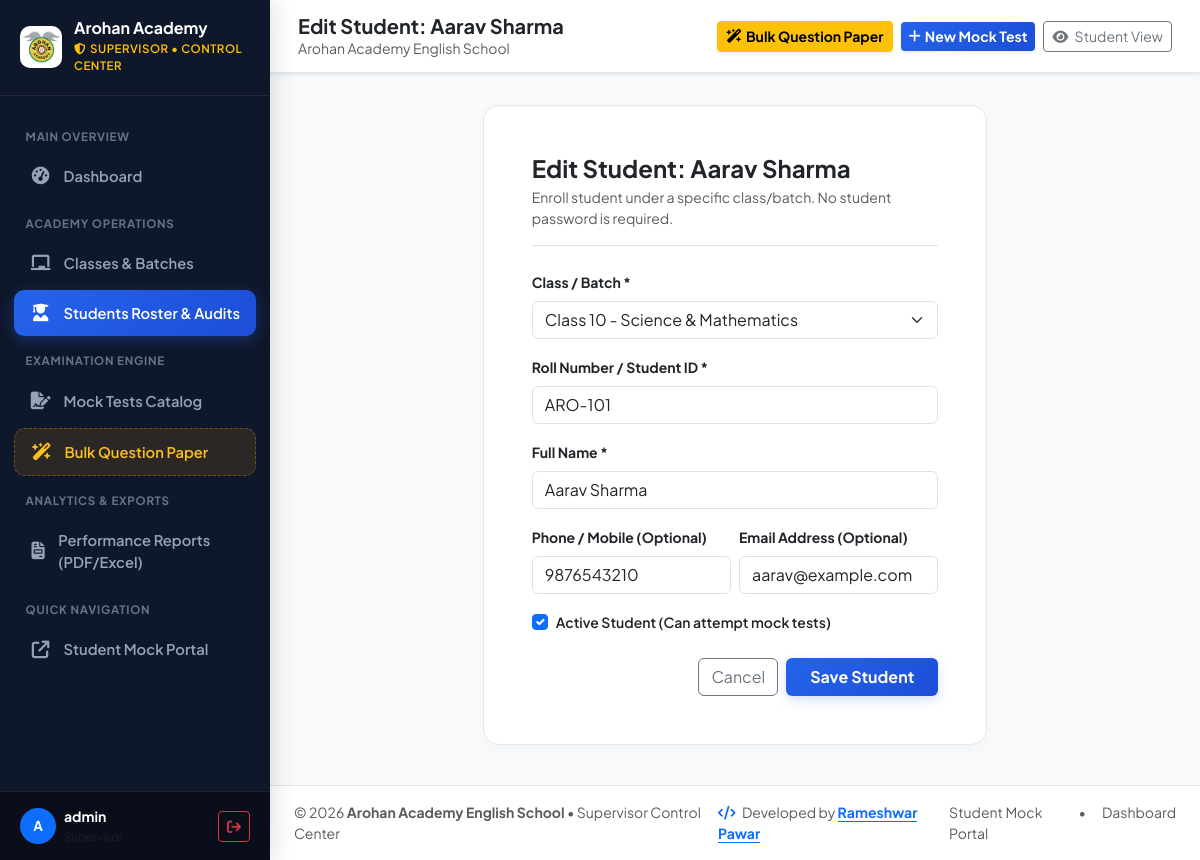
The app's page /supervisor/students/1/edit/ (signed in) with its own data.
### portal/models.py (models this page shows, shortened)
class Student(models.Model):
    student_class = models.ForeignKey(
        AcademicClass,
        on_delete=models.CASCADE,
        related_name='students',
        verbose_name="Class"
    )
    name = models.CharField(max_length=150, help_text="Student's full name")
    roll_number = models.CharField(max_length=50, help_text="Roll number or student ID")
    phone = models.CharField(max_length=25, blank=True, help_text="Optional contact number")
    email = models.EmailField(blank=True, help_text="Optional email address")
    is_active = models.BooleanField(default=True, help_text="Active students can take exams")
    created_at = models.DateTimeField(auto_now_add=True)
    updated_at = models.DateTimeField(auto_now=True)
    class Meta:
        verbose_name = "Student"
        verbose_name_plural = "Students"
        unique_together = ('student_class', 'roll_number')
        ordering = ['student_class__name', 'name']

### portal/views_supervisor.py (the view)
# urls.py: path('supervisor/students/<int:student_id>/edit/', views_supervisor.supervisor_student_edit, name='supervisor_student_edit'),
@supervisor_required
def supervisor_student_edit(request, student_id):
    student = get_object_or_404(Student, id=student_id)
    if request.method == 'POST':
        form = StudentForm(request.POST, instance=student)
        if form.is_valid():
            form.save()
            messages.success(request, f"Student '{student.name}' updated successfully.")
            return redirect('portal:supervisor_students')
    else:
        form = StudentForm(instance=student)
    return render(request, 'portal/supervisor/student_form.html', {
        'form': form,
        'student': student,
        'title': f"Edit Student: {student.name}"
    })

### portal/forms.py
class StudentForm(forms.ModelForm):
    class Meta:
        model = Student
        fields = ['student_class', 'roll_number', 'name', 'phone', 'email', 'is_active']
        widgets = {
            'student_class': forms.Select(attrs={'class': 'form-select'}),
            'roll_number': forms.TextInput(attrs={'class': 'form-control', 'placeholder': 'e.g. ARO-101'}),
            'name': forms.TextInput(attrs={'class': 'form-control', 'placeholder': 'e.g. Rahul Sharma'}),
            'phone': forms.TextInput(attrs={'class': 'form-control', 'placeholder': 'e.g. 9876543210'}),
            'email': forms.EmailInput(attrs={'class': 'form-control', 'placeholder': 'e.g. rahul@example.com'}),
            'is_active': forms.CheckboxInput(attrs={'class': 'form-check-input'}),
        }

### portal/models.py (called while the page is built)
    def __str__(self):
        return self.name

### portal/views_supervisor.py (called while the page is built)
def supervisor_required(view_func):
    decorated_view = user_passes_test(
        lambda u: u.is_authenticated and (u.is_superuser or u.is_staff),
        login_url='portal:supervisor_login'
    )(view_func)
    return decorated_view

### portal/templates/portal/supervisor/student_form.html (shortened to what this page needs)
{% extends 'portal/supervisor/base_supervisor.html' %}
{% block page_title %}{{ title }}{% endblock %}
{% block supervisor_content %}
<div class="row justify-content-center">
    <div class="col-lg-7">
        <div class="card-custom p-4 p-md-5 bg-white mb-4">
            <div class="mb-4 pb-3 border-bottom">
                <h4 class="fw-bold text-dark mb-1">{{ title }}</h4>
                <p class="text-muted small mb-0">Enroll student under a specific class/batch. No student password is required.</p>
            </div>
            <form method="POST">
                <div class="mb-3">
                    <label class="form-label fw-bold text-dark small">Class / Batch *</label>
                    {{ form.student_class }}
                </div>
                <div class="mb-3">
                    <label class="form-label fw-bold text-dark small">Roll Number / Student ID *</label>
                    {{ form.roll_number }}
                </div>
                <div class="mb-3">
                    <label class="form-label fw-bold text-dark small">Full Name *</label>
                    {{ form.name }}
                </div>
                <div class="row g-2 mb-3">
                    <div class="col-md-6">
                        <label class="form-label fw-bold text-dark small">Phone / Mobile (Optional)</label>
                        {{ form.phone }}
                    </div>
                    <div class="col-md-6">
                        <label class="form-label fw-bold text-dark small">Email Address (Optional)</label>
                        {{ form.email }}
                    </div>
                </div>
                <div class="form-check mb-4">
                    {{ form.is_active }}
                    <label class="form-check-label small fw-semibold text-dark">Active Student (Can attempt mock tests)</label>
                </div>
                <div class="d-flex justify-content-end gap-2">
                    <a href="{% url 'portal:supervisor_students' %}" class="btn btn-outline-secondary">Cancel</a>
                    <button type="submit" class="btn btn-arohan-primary px-4 fw-bold">Save Student</button>
                </div>
            </form>
        </div>
    </div>
</div>
{% endblock %}

### portal/templates/portal/supervisor/base_supervisor.html (shortened to what this page needs)
{% load static %}<!DOCTYPE html>
<html lang="en">
<head>
    <link href="https://cdn.jsdelivr.net/npm/bootstrap@5.3.3/dist/css/bootstrap.min.css" rel="stylesheet">
    <link rel="stylesheet" href="https://cdnjs.cloudflare.com/ajax/libs/font-awesome/6.5.1/css/all.min.css">
</head>
<body>
    <aside id="supervisorSidebar">
        <div class="sidebar-header">
            <a href="{% url 'portal:supervisor_dashboard' %}" class="sidebar-brand">
                <img src="{% static 'images/logo.png' %}" alt="Arohan Logo" style="height: 42px; width: 42px; object-fit: contain; background: #ffffff; border-radius: 10px; padding: 2px;">
                <div>
                    <div class="fw-bold fs-6 lh-1 text-white">Arohan Academy</div>
                    <div class="small text-warning fw-semibold mt-1" style="font-size: 0.72rem; letter-spacing: 0.5px;">
                        <i class="fa-solid fa-shield-halved me-1"></i>SUPERVISOR &bull; CONTROL CENTER
                    </div>
                </div>
            </a>
        </div>
        <div class="sidebar-nav">
            <div class="nav-category">Main Overview</div>
            <a href="{% url 'portal:supervisor_dashboard' %}" class="sidebar-link {% if request.resolver_match.url_name == 'supervisor_dashboard' %}active{% endif %}">
                <i class="fa-solid fa-gauge-high"></i>
                <span>Dashboard</span>
            </a>
            <div class="nav-category">Academy Operations</div>
            <a href="{% url 'portal:supervisor_classes' %}" class="sidebar-link {% if 'class' in request.resolver_match.url_name and 'report' not in request.resolver_match.url_name %}active{% endif %}">
                <i class="fa-solid fa-chalkboard"></i>
                <span>Classes & Batches</span>
            </a>
            <a href="{% url 'portal:supervisor_students' %}" class="sidebar-link {% if 'student' in request.resolver_match.url_name and 'report' not in request.resolver_match.url_name %}active{% endif %}">
                <i class="fa-solid fa-user-graduate"></i>
                <span>Students Roster & Audits</span>
            </a>
            <div class="nav-category">Examination Engine</div>
            <a href="{% url 'portal:supervisor_exams' %}" class="sidebar-link {% if 'exam' in request.resolver_match.url_name and 'bulk' not in request.resolver_match.url_name %}active{% endif %}">
                <i class="fa-solid fa-file-signature"></i>
                <span>Mock Tests Catalog</span>
            </a>
            <a href="{% url 'portal:supervisor_bulk_questions' %}" class="sidebar-link bulk-special {% if 'bulk' in request.resolver_match.url_name %}active{% endif %}">
                <i class="fa-solid fa-wand-magic-sparkles"></i>
                <span>Bulk Question Paper</span>
            </a>
            <div class="nav-category">Analytics & Exports</div>
            <a href="{% url 'portal:supervisor_reports_hub' %}" class="sidebar-link {% if 'report' in request.resolver_match.url_name %}active{% endif %}">
                <i class="fa-solid fa-file-invoice"></i>
                <span>Performance Reports (PDF/Excel)</span>
            </a>
            <div class="nav-category">Quick Navigation</div>
            <a href="{% url 'portal:index' %}" target="_blank" class="sidebar-link">
                <i class="fa-solid fa-arrow-up-right-from-square"></i>
                <span>Student Mock Portal</span>
            </a>
        </div>
        <div class="sidebar-footer">
            <div class="d-flex align-items-center justify-content-between">
                <div class="d-flex align-items-center gap-2">
                    <div class="bg-primary text-white rounded-circle d-flex align-items-center justify-content-center fw-bold" style="width: 36px; height: 36px; font-size: 0.85rem;">
                        {{ request.user.username|make_list|first|upper }}
                    </div>
                    <div style="line-height: 1.2;">
                        <div class="text-white small fw-bold text-truncate" style="max-width: 110px;">{{ request.user.username }}</div>
                        <span class="text-muted" style="font-size: 0.72rem;">Supervisor</span>
                    </div>
                </div>
                <a href="{% url 'portal:supervisor_logout' %}" class="btn btn-sm btn-outline-danger py-1 px-2" title="Log Out">
                    <i class="fa-solid fa-arrow-right-from-bracket"></i>
                </a>
            </div>
        </div>
    </aside>
    <div id="supervisorContent">
        <header class="supervisor-topbar shadow-sm">
            <div class="d-flex align-items-center gap-3">
                <div>
                    <h5 class="fw-bold mb-0 text-dark">{% block page_title %}Supervisor Center{% endblock %}</h5>
                    <div class="text-muted small">{% block page_subtitle %}Arohan Academy English School{% endblock %}</div>
                </div>
            </div>
            <div class="d-flex align-items-center gap-2">
                <a href="{% url 'portal:supervisor_bulk_questions' %}" class="btn btn-warning btn-sm fw-bold shadow-sm d-none d-sm-inline-flex align-items-center gap-1">
                    <i class="fa-solid fa-wand-magic-sparkles"></i> Bulk Question Paper
                </a>
                <a href="{% url 'portal:supervisor_exam_create' %}" class="btn btn-arohan-primary btn-sm fw-bold shadow-sm d-none d-sm-inline-flex align-items-center gap-1">
                    <i class="fa-solid fa-plus"></i> New Mock Test
                </a>
                <a href="{% url 'portal:index' %}" target="_blank" class="btn btn-outline-secondary btn-sm" title="View Student Mock Portal">
                    <i class="fa-solid fa-eye me-1"></i> Student View
                </a>
            </div>
        </header>
        <main class="container-fluid px-4 py-3 flex-grow-1">
            {% block supervisor_content %}{% endblock %}
        </main>
        <footer class="bg-white border-top py-3 px-4 text-muted small text-center text-md-start mt-auto">
            <div class="d-flex flex-column flex-md-row justify-content-between align-items-center gap-2">
                <div>
                    &copy; 2026 <strong>Arohan Academy English School</strong> &bull; Supervisor Control Center
                </div>
                <div>
                    <i class="fa-solid fa-code text-primary me-1"></i> Developed by
                    <a href="https://prameshwar4378.github.io/My_Portfolio/" target="_blank" rel="noopener noreferrer" class="text-primary fw-bold text-decoration-none border-bottom border-primary pb-0">
                        Rameshwar Pawar
                    </a>
                </div>
                <div class="d-flex gap-3">
                    <a href="{% url 'portal:index' %}" class="text-decoration-none text-muted">Student Mock Portal</a>
                    <span>&bull;</span>
                    <a href="{% url 'portal:supervisor_dashboard' %}" class="text-decoration-none text-muted">Dashboard</a>
                </div>
            </div>
        </footer>
    </div>
</body>
</html>

### portal/templates/portal/supervisor/base_supervisor.html (style rules this page uses)
:root { --arohan-primary: #1e3a8a; --arohan-secondary: #2563eb; --arohan-accent: #f59e0b; --arohan-success: #10b981; --arohan-danger: #ef4444; --sidebar-width: 270px; --sidebar-bg: #0f172a; --sidebar-text: #94a3b8; --sidebar-active-bg: #1e293b; --main-bg: #f8fafc; }
body { font-family: 'Plus Jakarta Sans', sans-serif; background-color: var(--main-bg); color: #1e293b; margin: 0; display: flex; min-height: 100vh; }
#supervisorSidebar { width: var(--sidebar-width); min-width: var(--sidebar-width); background: var(--sidebar-bg); color: var(--sidebar-text); display: flex; flex-direction: column; position: fixed; top: 0; bottom: 0; left: 0; z-index: 1040; box-shadow: 4px 0 24px rgba(0, 0, 0, 0.12); transition: all 0.3s ease; }
.sidebar-header { padding: 1.25rem 1.25rem; border-bottom: 1px solid rgba(255, 255, 255, 0.08); display: flex; align-items: center; justify-content: space-between; gap: 10px; }
.sidebar-brand { padding: 0; border-bottom: none; display: flex; align-items: center; gap: 12px; text-decoration: none; color: #ffffff; flex-grow: 1; min-width: 0; }
.sidebar-nav { padding: 1.25rem 0.85rem; flex-grow: 1; overflow-y: auto; display: flex; flex-direction: column; gap: 4px; }
.nav-category { font-size: 0.72rem; text-transform: uppercase; letter-spacing: 0.75px; color: #64748b; font-weight: 700; padding: 0.75rem 0.75rem 0.25rem; }
.sidebar-link { display: flex; align-items: center; gap: 12px; padding: 0.75rem 1rem; color: #94a3b8; text-decoration: none; font-weight: 600; font-size: 0.92rem; border-radius: 10px; transition: all 0.2s ease; }
.sidebar-link i { font-size: 1.1rem; width: 22px; text-align: center; transition: transform 0.2s; }
.sidebar-link.active { color: #ffffff; background: linear-gradient(135deg, #2563eb, #1d4ed8); box-shadow: 0 4px 14px rgba(37, 99, 235, 0.35); }
.sidebar-link.active i { color: #ffffff; }
.sidebar-link.bulk-special { background: rgba(245, 158, 11, 0.12); color: #fbbf24; border: 1px dashed rgba(245, 158, 11, 0.35); }
.sidebar-footer { padding: 1rem 1.25rem; border-top: 1px solid rgba(255, 255, 255, 0.08); background: #090e1a; }
#supervisorContent { margin-left: var(--sidebar-width); flex-grow: 1; display: flex; flex-direction: column; min-height: 100vh; min-width: 0; width: calc(100% - var(--sidebar-width)); max-width: calc(100% - var(--sidebar-width)); transition: all 0.3s ease; }
.supervisor-topbar { background: #ffffff; padding: 0.85rem 1.75rem; border-bottom: 1px solid #e2e8f0; position: sticky; top: 0; z-index: 1020; display: flex; align-items: center; justify-content: space-between; }
.card-custom { background: #ffffff; border-radius: 16px; border: 1px solid #e2e8f0; box-shadow: 0 4px 20px rgba(0, 0, 0, 0.03); transition: all 0.25s ease; }
.btn-arohan-primary { background: linear-gradient(135deg, #2563eb, #1d4ed8); border: none; color: #ffffff; font-weight: 600; box-shadow: 0 4px 12px rgba(37, 99, 235, 0.2); transition: all 0.2s ease; }

### records on screen
Student: student_class "Class 10 - Science & Mathematics", roll_number "ARO-101", name "Aarav Sharma", phone "9876543210", email "aarav@example.com", is_active "☑"

### other values on screen
{{ request.user.username|make_list|first|upper }} "A"
{{ request.user.username }} "admin"
{{ title }} "Edit Student: Aarav Sharma"
